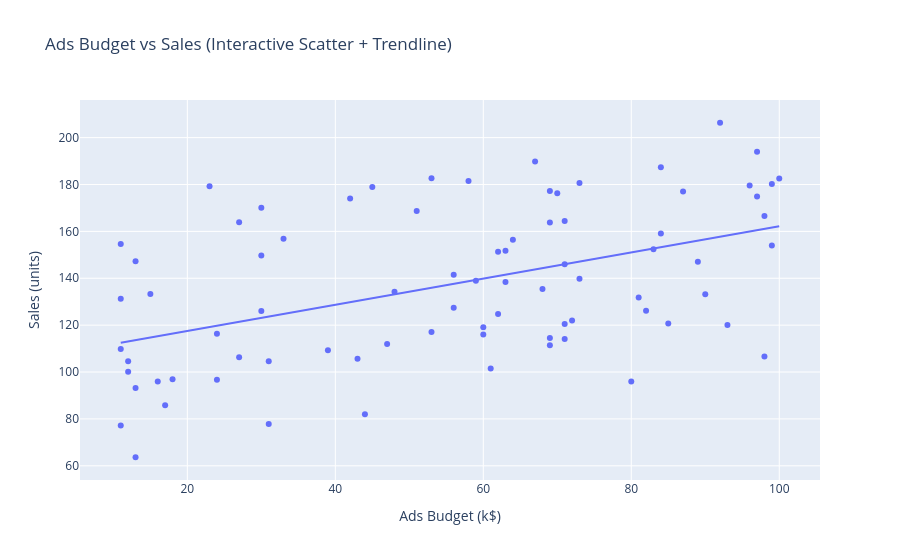

The cell this chart's notebook holds for it:
### Markdown cell above
### 5.4.2 Interactive scatter plot (relationship + trendline)

### Code cell
df_scatter = pd.DataFrame({
    "ads_budget": np.random.randint(10, 101, 80),
    "sales": 50 + np.random.randint(10, 101, 80) + np.random.normal(0, 10, 80)
})
df_scatter["sales"] = df_scatter["sales"] + 0.6 * df_scatter["ads_budget"]

fig = px.scatter(df_scatter, x="ads_budget", y="sales",
                 trendline="ols",
                 title="Ads Budget vs Sales (Interactive Scatter + Trendline)",
                 labels={"ads_budget":"Ads Budget (k$)", "sales":"Sales (units)"})
fig.show()

### Figure 1 — Plotly figure (JSON) as saved in the notebook; plotly's stock layout.template omitted (floating-point values rounded to 4 significant figures)
{"data": [{"hovertemplate": "Ads Budget (k$)=%{x}<br>Sales (units)=%{y}<extra></extra>", "legendgroup": "", "marker": {"color": "#636efa", "symbol": "circle"}, "mode": "markers", "name": "", "orientation": "v", "showlegend": false, "type": "scatter", "x": [61, 24, 81, 70, 30, 92, 96, 84, 84, 97, 33, 12, 31, 62, 11, 97, 39, 47, 11, 73, 69, 30, 42, 85, 67, 31, 98, 58, 100, 68, 51, 69, 89, 24, 71, 71, 56, 71, 60, 64, 73, 12, 60, 16, 30, 82, 48, 27, 13, 98, 69, 23, 18, 99, 62, 11, 93, 69, 80, 53, 17, 56, 44, 87, 90, 45, 59, 13, 11, 15, 63, 13, 63, 72, 27, 99, 53, 43, 83, 71], "xaxis": "x", "y": [101.5, 116.4, 131.8, 176.3, 149.7, 206.3, 179.6, 159.1, 187.4, 193.9, 156.9, 104.6, 104.6, 124.8, 154.7, 174.9, 109.2, 112.0, 77.17, 139.8, 163.8, 170.0, 174.1, 120.7, 189.8, 77.86, 106.6, 181.5, 182.6, 135.4, 168.7, 111.4, 147.1, 96.71, 146.0, 114.1, 141.5, 120.5, 116.0, 156.4, 180.7, 100.1, 119.1, 95.94, 126.0, 126.2, 134.3, 163.9, 93.18, 166.5, 177.2, 179.3, 96.97, 180.2, 151.3, 131.3, 120.1, 114.5, 95.93, 182.6, 85.8, 127.4, 82.03, 177.0, 133.2, 179.0, 138.9, 147.3, 109.8, 133.3, 151.7, 63.66, 138.5, 121.9, 106.3, 154.0, 117.1, 105.7, 152.4, 164.4], "yaxis": "y"}, {"hovertemplate": "<b>OLS trendline</b><br>sales = 0.558416 * ads_budget + 106.378<br>R<sup>2</sup>=0.224768<br><br>Ads Budget (k$)=%{x}<br>Sales (units)=%{y} <b>(trend)</b><extra></extra>", "legendgroup": "", "marker": {"color": "#636efa", "symbol": "circle"}, "mode": "lines", "name": "", "showlegend": false, "type": "scatter", "x": [11, 11, 11, 11, 12, 12, 13, 13, 13, 15, 16, 17, 18, 23, 24, 24, 27, 27, 30, 30, 30, 31, 31, 33, 39, 42, 43, 44, 45, 47, 48, 51, 53, 53, 56, 56, 58, 59, 60, 60, 61, 62, 62, 63, 63, 64, 67, 68, 69, 69, 69, 69, 70, 71, 71, 71, 71, 72, 73, 73, 80, 81, 82, 83, 84, 84, 85, 87, 89, 90, 92, 93, 96, 97, 97, 98, 98, 99, 99, 100], "xaxis": "x", "y": [112.5, 112.5, 112.5, 112.5, 113.1, 113.1, 113.6, 113.6, 113.6, 114.8, 115.3, 115.9, 116.4, 119.2, 119.8, 119.8, 121.5, 121.5, 123.1, 123.1, 123.1, 123.7, 123.7, 124.8, 128.2, 129.8, 130.4, 130.9, 131.5, 132.6, 133.2, 134.9, 136.0, 136.0, 137.6, 137.6, 138.8, 139.3, 139.9, 139.9, 140.4, 141.0, 141.0, 141.6, 141.6, 142.1, 143.8, 144.4, 144.9, 144.9, 144.9, 144.9, 145.5, 146.0, 146.0, 146.0, 146.0, 146.6, 147.1, 147.1, 151.1, 151.6, 152.2, 152.7, 153.3, 153.3, 153.8, 155.0, 156.1, 156.6, 157.8, 158.3, 160.0, 160.5, 160.5, 161.1, 161.1, 161.7, 161.7, 162.2], "yaxis": "y"}], "layout": {"legend": {"tracegroupgap": 0}, "title": {"text": "Ads Budget vs Sales (Interactive Scatter + Trendline)"}, "xaxis": {"anchor": "y", "domain": [0, 1], "title": {"text": "Ads Budget (k$)"}}, "yaxis": {"anchor": "x", "domain": [0, 1], "title": {"text": "Sales (units)"}}}}
